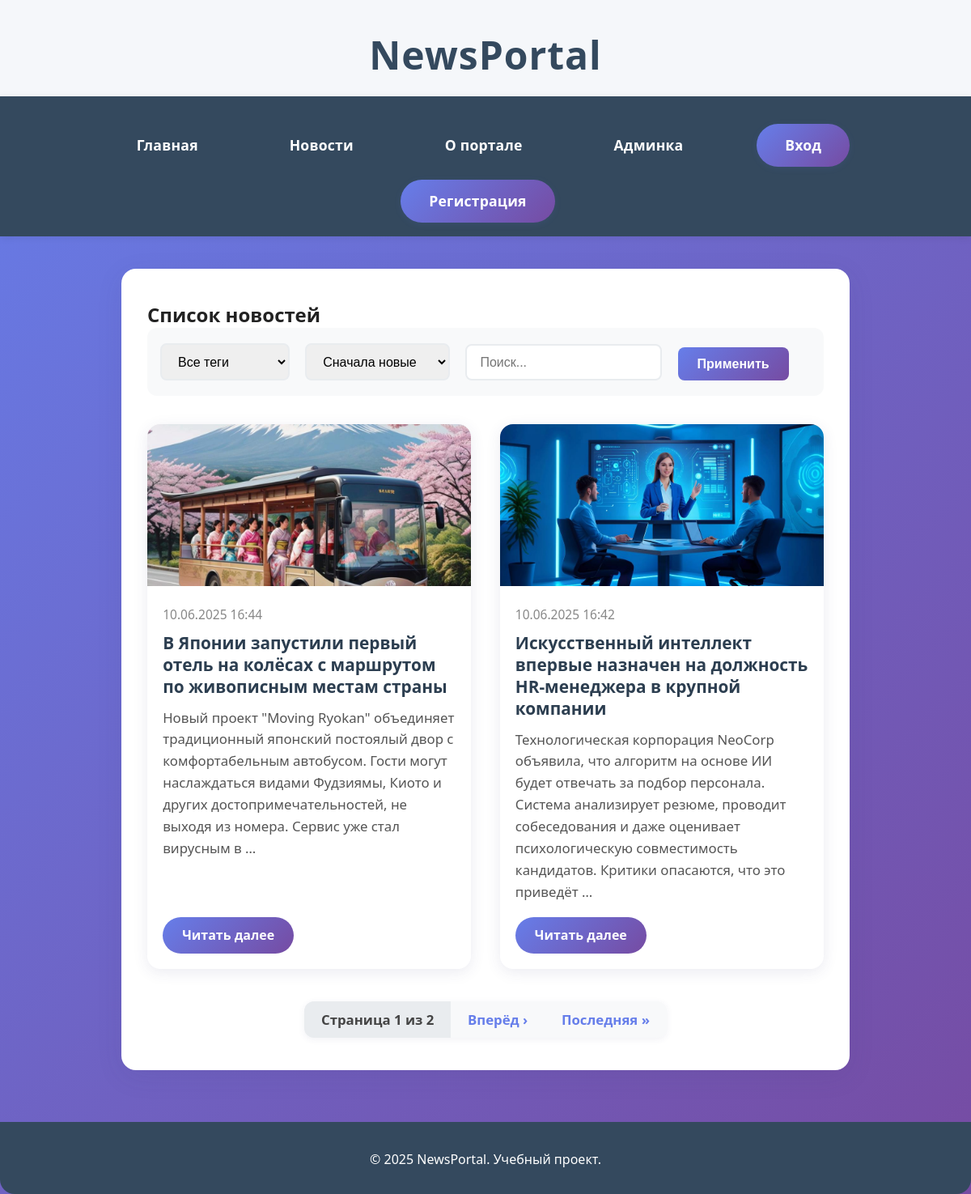
Before: /news/ with the older database file.
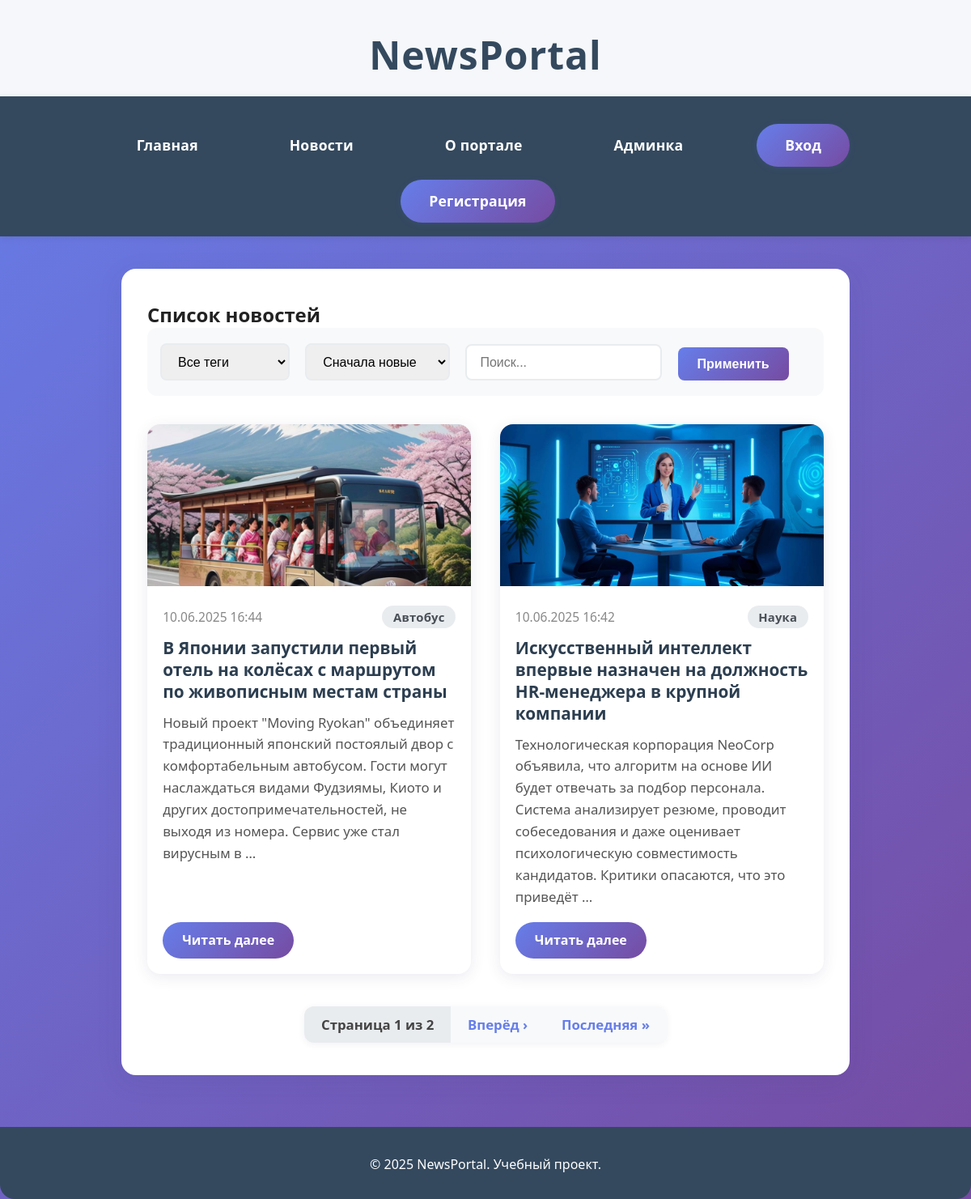
After: the same page with the newer database file.
### news/models.py (models this page shows, shortened)
class News(models.Model):
    title = models.CharField(max_length=200)
    content = models.TextField()
    image = models.ImageField(upload_to='news_images/', null=True, blank=True)
    created_at = models.DateTimeField(auto_now_add=True)
    tags = models.ManyToManyField(Tag, related_name='news', blank=True, verbose_name='Выбор тегов')

class Tag(models.Model):
    name = models.CharField(max_length=50, verbose_name='Название тега')

### news/views.py (the view)
# urls.py: path('news/', NewsListView.as_view(), name='news_list'),
class NewsListView(ListView):
    model = News
    template_name = 'news_list.html'
    context_object_name = 'news'
    paginate_by = 2
    def get_queryset(self):
        queryset = super().get_queryset()
        tag_id = self.request.GET.get('tag')
        order = self.request.GET.get('order')
        q = self.request.GET.get('q')
        if tag_id and tag_id.isdigit():
            queryset = queryset.filter(tags__id=tag_id)
        if q:
            queryset = queryset.filter(
                Q(title__icontains=q) | Q(content__icontains=q)
            )
        if order == 'asc':
            queryset = queryset.order_by('created_at')
        else:
            queryset = queryset.order_by('-created_at')
        return queryset
    def get_context_data(self, **kwargs):
        context = super().get_context_data(**kwargs)
        context['tags'] = Tag.objects.all()
        context['selected_tag'] = self.request.GET.get('tag', '')
        context['order'] = self.request.GET.get('order', 'desc')
        context['q'] = self.request.GET.get('q', '')
        return context

### templates/news/news_list.html (shortened to what this page needs)
{% extends 'base.html' %}
{% block content %}
<div class="container">
    <h2>Список новостей</h2>
    <form method="get" class="filter-form">
        <select name="tag">
            <option value="">Все теги</option>
        </select>
        <select name="order">
            <option value="desc" {% if order == 'desc' %}selected{% endif %}>Сначала новые</option>
        </select>
        <input type="text" name="q" placeholder="Поиск..." value="{{ q }}">
        <button type="submit">Применить</button>
    </form>
    <div class="news-grid">
        {% for item in news %}
            {% include 'includes/news_card.html' %}
        {% endfor %}
    </div>
    {% include 'includes/pagination.html' %}
</div>
{% endblock %}

### templates/news/includes/news_card.html
<div class="news-card">
    {% if item.image %}
        <img src="{{ item.image.url }}" alt="{{ item.title }}" class="news-image">
    {% endif %}
    <div class="news-content">
        <div class="news-meta">
            <span>{{ item.created_at|date:"d.m.Y H:i" }}</span>
            <div class="news-tags">
                {% for tag in item.tags.all %}
                    <span class="tag">{{ tag.name }}</span>
                {% endfor %}
            </div>
        </div>
        <h3 class="news-title">{{ item.title }}</h3>
        <p class="news-excerpt">{{ item.content|truncatewords:30 }}</p>
        <a href="{% url 'news_detail' item.pk %}" class="read-more">Читать далее</a>
    </div>
</div>

Changed rows visible on the page:
added Tag: name "Автобус", shown under News (number 1 of 2 on the later page)
added Tag: name "Наука", shown under News (number 2 of 2 on the later page)
